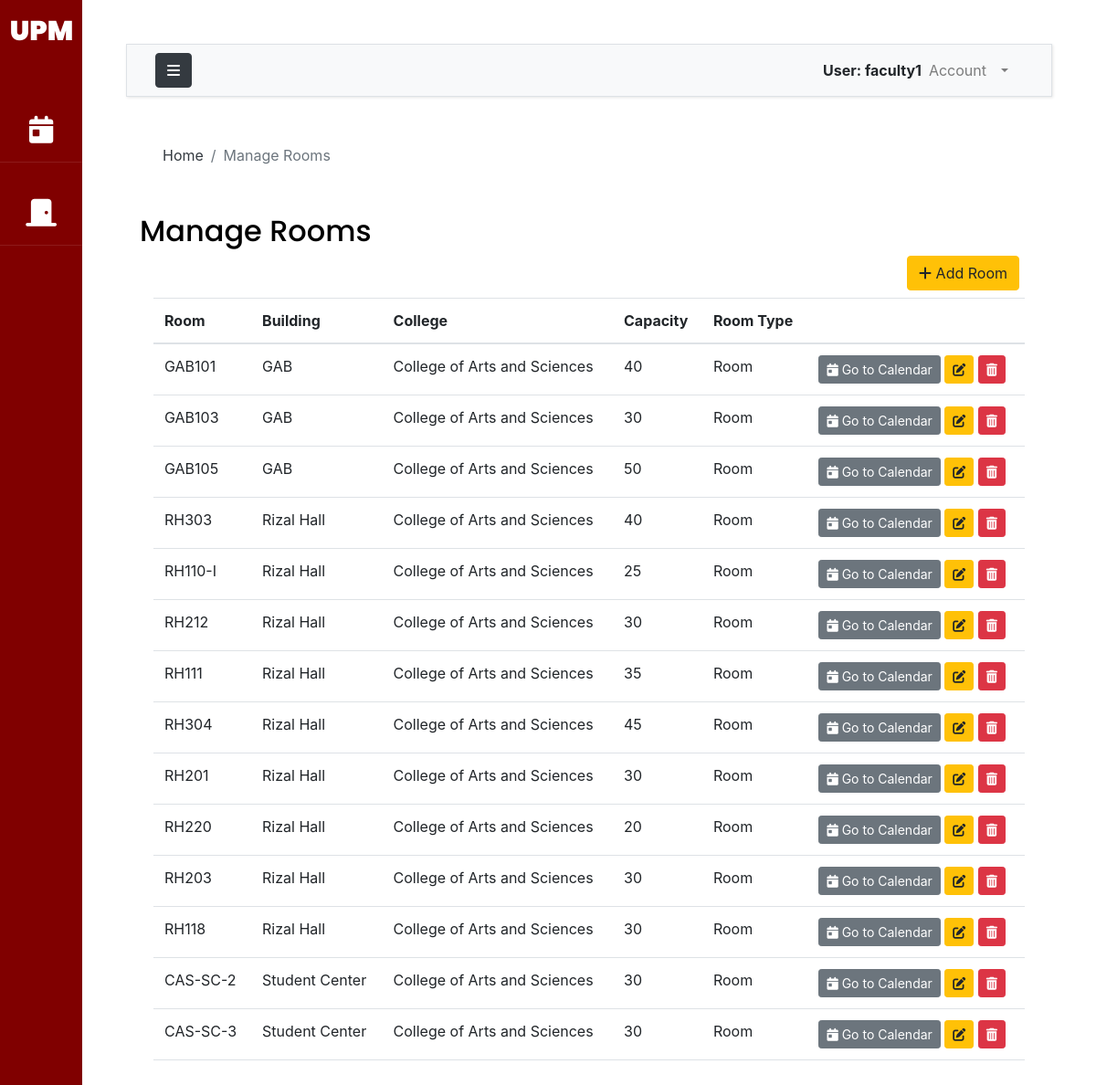
The app's page /manage-room/ (signed in) with its own data.
### accounts/models.py (models this page shows, shortened)
class AuthUser(AbstractUser):
    FACULTY = 1
    STAFF = 2
    OCS = 3
    ADPD = 4
    AO = 5
    USER_TYPE_CHOICES = (
        (FACULTY, 'Faculty'),
        (STAFF, 'Staff'),
        (OCS, 'OCS'),
        (ADPD, 'ADPD'),
        (AO,'AO')
    )
    first_name = models.CharField(max_length=200)
    last_name = models.CharField(max_length=200)
    email = models.EmailField(unique=True, validators=[
        EmailValidator(allowlist=['up.edu.ph'])
    ])
    college = models.ForeignKey("UPM.College",on_delete=models.CASCADE,null=True,blank=True)
    department = models.ForeignKey("UPM.Department",on_delete=models.CASCADE,null=True,blank=True)
    user_type = models.PositiveSmallIntegerField(choices=USER_TYPE_CHOICES,null=True)
    def __str__(self):
        return self.username

### UPM/models.py (models this page shows, shortened)
class Room(models.Model):
    TYPES = (
        (1,"Room"),
        (2,"Theatre"),
    )
    name = models.CharField(max_length=300,null=True, unique=True)
    slug = models.SlugField(null=True)
    room_type =models.PositiveSmallIntegerField(choices=TYPES,null=True)
    college = models.ForeignKey(College,on_delete=models.CASCADE,null=True)
    building = models.ForeignKey(Building, on_delete=models.CASCADE, null=True)
    capacity = models.IntegerField()

class Building(models.Model):
    name = models.CharField(max_length=300,null=True)
    college = models.ForeignKey(College,on_delete=models.CASCADE,null=True)
    slug = models.SlugField(null=True)
    def __str__(self):
        return self.name

class College(models.Model):
    name = models.CharField(max_length=300,null=True)
    slug = models.SlugField(null=True)
    def __str__(self):
        return self.name

### UPM/views.py (the view)
# urls.py: path('manage-room/',views.manageRooms, name='manageRooms'),
@login_required(login_url='loginPage')
def manageRooms(request):
    rooms=Room.objects.all()
    form = ColBuildForm()
    build = Building.objects.all()
    college = College.objects.all()
    if request.method == "POST":
        form = ColBuildForm(request.POST)
        if form.is_valid():
            form.save()
    context={'rooms':rooms,'form':form,'colleges':college,'building':build}
    return render(request,"UPM/room.html",context)

### templates/UPM/room.html (shortened to what this page needs)
{% extends 'base.html' %}
{% load static %}
{% load crispy_forms_tags %}
{% block breadcrumb %}
<nav aria-label="breadcrumb">
  <ol class="breadcrumb mt-3 ms-4 bg-body">
    <li class="breadcrumb-item"><a href="{% url 'indexPage' %}" class="text-dark">Home</a></li>
    <li class="breadcrumb-item active" aria-current="page">Manage Rooms</li>
  </ol>
</nav>
{% endblock breadcrumb %}
{% block content %}
<div class = "container w-auto">
    <h2 class="pt-4">Manage Rooms</h2>
    <div class = 'row'>
        <div class = 'colalign-self-end text-end'>
            <button class='btn btn-warning mb-2 mx-4' data-bs-toggle="modal" data-bs-target="#addRoom"><i class="fa-solid fa-plus"></i> Add Room</button>
        </div>
    </div>
    <div class="container-fluid overflow-auto">
       {% include 'UPM/room-table.html'%}
    </div>
</div>
{% endblock content %}

### templates/base.html (shortened to what this page needs)
{% load static %}
{% load crispy_forms_tags %}
<!DOCTYPE html>
<html lang="en">
    <head>
        {% include 'css_modules.html' %}
    </head>
    <body>
        <div class="wrapper d-flex align-items-stretch">
            <nav id="sidebar" class="active">
                <h1><a href="{% url 'indexPage' %}" class="logo mt-2 pt-2">UPM</a></h1>
                <ul class="list-unstyled components mb-5">
                    <li>
                        <a href="{% url 'viewBookings' %}"><i class="fa-solid fa-calendar-day"></i> <span class="link_label ms-1"> Bookings</span></a>
                    </li>
                    {% if request.user.user_type == none %}
                    <li>
                        <a data-bs-toggle="collapse" href="#collapseOptions" role="button" aria-expanded="false" aria-controls="collapseOptions" id="clps"><i class="fa fa-cogs"></i> <span class="link_label">Administrator</span></a>
                        <div class="collapse" id="collapseOptions">
                            <a class='sub ms-4' href="{% url 'manageUsers' %}"><i class="sub fa fa-user"></i><span class="link_label ms-2">Manage Users</span></a>
                            <a class='sub ms-4' href="{% url 'manageCollege' %}"><i class="sub fa-solid fa-school"></i></i><span class="link_label">Manage Colleges</span></a>
                            <a class='sub ms-4' href="{% url 'manageRooms' %}"><i class="sub fa-solid fa-door-closed"></i><span class="link_label ms-1">Manage Rooms</span></a>
                            <a class='sub ms-4' href="{% url 'manageTerm' %}"><i class="sub fa fa-calendar"></i><span class="link_label ms-2">Manage Terms</span></a>
                        <div>
                    </li>
                    {% else %}
                        {% if request.user.user_type != none %}
                        <li>
                            <a href="{% url 'roomView' %}"><i class="fa-solid fa-door-closed"></i> <span class="link_label">View Rooms</span></a>
                        </li>
                       {% endif %}
                    {% endif %}
                </ul>
            </nav>
            <div id="content" class="p-4 p-md-5 bg-body">
                <nav class="navbar navbar-expand-lg navbar-light bg-light border">
                    <div class="container-fluid">
                        <button type="button" id="sidebarCollapse" class="btn btn-dark">
                            <i class="fa fa-bars"></i>
                        </button>
                        <div class="collapse navbar-collapse" id="navbarSupportedContent">
                            <ul class="nav navbar-nav ml-auto">
                                <span class="fw-bolder mt-2">User: {{request.user}}</span>
                                <li class="nav-item dropdown me-3 pe-3">
                                    <a class="nav-link dropdown-toggle" href="#" id="navbarDropdown" role="button" data-bs-toggle="dropdown" aria-expanded="false">
                                      Account
                                    </a>
                                </li>
                            </ul>
                        </div>
                    </div>
                </nav>
                <main>
                    <div class="app-title">
                        {% block breadcrumb %}
                        {% endblock breadcrumb %}
                    </div>
                    {% block content %}
                    {% endblock content %}
                </main>
            </div>
		</div>
    </body>
</html>

### templates/UPM/room-table.html (shortened to what this page needs)
<table id='room-table' class="table">
    <thead>
      <tr>
        <th scope="col">Room</th>
        <th scope="col">Building</th>
        <th scope="col">College</th>
        <th scope="col">Capacity</th>
        <th scope='col'>Room Type</th>
        <th scope="col"></th>
      </tr>
    </thead>
    <tbody>
    {% for room in rooms %}
      <tr>
        <td>{{room.name}}</td>
        <td>{{room.building}}</td>
        <td>{{room.college}}</td>
        <td>{{room.capacity}}</td>
        <td>{{room.get_room_type_display}}</td>
        <td>
            <a class='btn btn-secondary btn-sm' href = {% url 'calendarView' room.slug %}><i class="fa-solid fa-calendar-day"></i> Go to Calendar</a>
            <button type="button" class="update bs-modal btn btn-sm btn-warning btn-sm" data-form-url="{% url 'editRoom' room.slug %}"><i class="fa-solid fa-pen-to-square"></i></button>
            <button class='btn btn-danger btn-sm' data-bs-toggle="modal" data-bs-target="#deletePopup{{room.id}}"><i class="fa-solid fa-trash-can"></i></button>
        </td>
      </tr>
    {% endfor %}
    </tbody>
  </table>

### records on screen
AuthUser: user "faculty1"
Room: name "GAB101", building "GAB", college "College of Arts and Sciences", capacity "40", room_type "Room"
Room: name "GAB103", building "GAB", college "College of Arts and Sciences", capacity "30", room_type "Room"
Room: name "GAB105", building "GAB", college "College of Arts and Sciences", capacity "50", room_type "Room"
Room: name "RH303", building "Rizal Hall", college "College of Arts and Sciences", capacity "40", room_type "Room"
Room: name "RH110-I", building "Rizal Hall", college "College of Arts and Sciences", capacity "25", room_type "Room"
Room: name "RH212", building "Rizal Hall", college "College of Arts and Sciences", capacity "30", room_type "Room"
Room: name "RH111", building "Rizal Hall", college "College of Arts and Sciences", capacity "35", room_type "Room"
Room: name "RH304", building "Rizal Hall", college "College of Arts and Sciences", capacity "45", room_type "Room"
Room: name "RH201", building "Rizal Hall", college "College of Arts and Sciences", capacity "30", room_type "Room"
Room: name "RH220", building "Rizal Hall", college "College of Arts and Sciences", capacity "20", room_type "Room"
Room: name "RH203", building "Rizal Hall", college "College of Arts and Sciences", capacity "30", room_type "Room"
Room: name "RH118", building "Rizal Hall", college "College of Arts and Sciences", capacity "30", room_type "Room"
Room: name "CAS-SC-2", building "Student Center", college "College of Arts and Sciences", capacity "30", room_type "Room"
Room: name "CAS-SC-3", building "Student Center", college "College of Arts and Sciences", capacity "30", room_type "Room"
